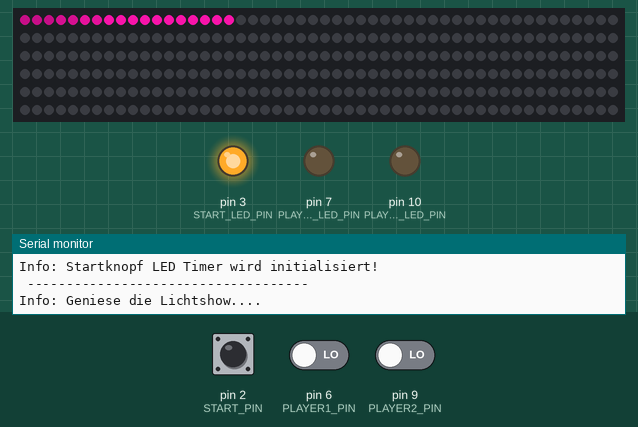
A sketch run on a simulated Arduino Uno, built with avr-gcc and run on an emulated ATmega328P. Parts: 300 RGB LEDs in strip order, left to right, continuing on the next row, output pins drawn as LEDs (lit = HIGH), the last lines printed to the serial monitor. The test bench sets the inputs (shaded band); at power-on: pin 2 (START_PIN) HIGH, pin 6 (PLAYER1_PIN) LOW, pin 9 (PLAYER2_PIN) LOW. Random numbers use the default seed unless the sketch sets one.

Above: at 1.02 s.
1.3 s: pin 2 (START_PIN) pulled LOW for 0.15 s
At 12.1 s:
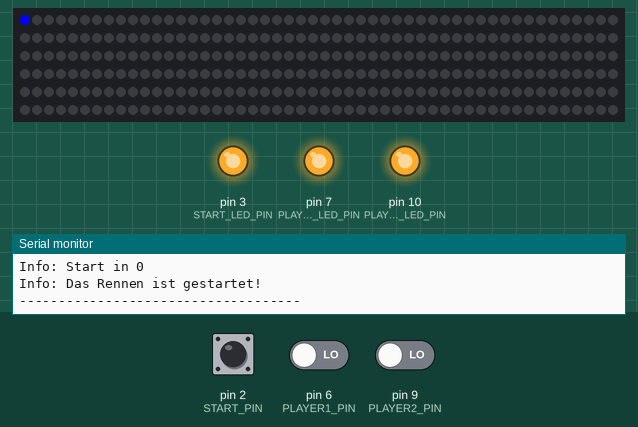
Timing chart, 0 to 13.6 s (numbered marks = the images above; inputs shaded):
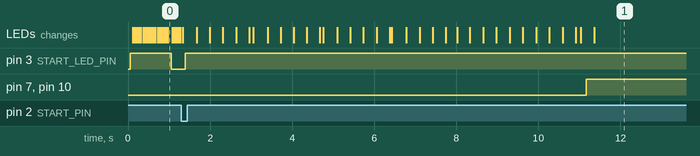

Measured:
- after the input at 1.3 s, pin 7 (PLAYER1_LED_PIN), pin 10 (PLAYER2_LED_PIN): LOW → HIGH after 9.9 s

The sketch:

SFZ_LED_Rennen.ino
```cpp
/*!
****************************************************************************************************
*
*  SFZ LED Rennen
*
*  Das Projekt „SFZ LED Rennen“ entstand, um bei diversen Veranstaltungen,
*  Vorführungen oder beim Tag der offenen Tür eine Attraktion anbieten zu können.
*  Das „SFZ LED Rennen“ soll Anziehungspunkt, Mitmachangebot und Türöffner
*  für Gespräche und Interessierte sein.
*
*  Das Original und die Idee stammt von hier: https://twitter.com/openledrace
*
****************************************************************************************************
*/
#include <FastLED.h>
#include "constants.h"
#include "player.h"
#include "draw.h"

/*------------------------------------------------------------------------------------------------*/
/*!
* \brief     Spieler Objekte
*/
/*------------------------------------------------------------------------------------------------*/
struct Player player1;
struct Player player2;

/*------------------------------------------------------------------------------------------------*/
/*!
* \brief     Konfiguration und Laufzeitdaten
*/
/*------------------------------------------------------------------------------------------------*/
int raceCountdown = 0;
boolean raceFinished = false;
unsigned long raceTimeWinner;
int lastStartPressed = 0;

#define RACE_WAIT_FOR_PLAYERS  (int)0
#define RACE_START_COUNTDOWN   (int)1
#define RACE_IS_RUNNING        (int)2
#define RACE_IS_FINISHED       (int)3
int RaceMode = RACE_WAIT_FOR_PLAYERS;

/*------------------------------------------------------------------------------------------------*/
/*!
* \brief     Blink Pin Konfiguration und Laufzeitdaten
*/
/*------------------------------------------------------------------------------------------------*/
int BlinkLED_Pin = START_LED_PIN;
int BlinkLED_Zustand = LOW;
unsigned long BlinkLED_AlterZeitStempel = 0;
const long BlinkLED_Intervall = 1000;


/*------------------------------------------------------------------------------------------------*/
/*!
*            Arduino Setup
*
*            Wird beim Start des Programms (entweder nach dem uebertragen auf das Board oder
*            nach dem die Stromversorgung angeschlossen wurde) einmalig aufgerufen,
*            um z. B. Pins als Eingang oder Ausgang zu definieren.
*/
/*------------------------------------------------------------------------------------------------*/
void setup() {
  Serial.begin(57600);

  Serial.println(F(" "));
  Serial.println(F(" ------------------------------------"));
  Serial.println(F("    _____ ______ ______ "));
  Serial.println(F("   / ____|  ____|___  / "));
  Serial.println(F("  | (___ | |__     / /  "));
  Serial.println(F("   \\___ \\|  __|   / /   "));
  Serial.println(F("   ____) | |     / /__  "));
  Serial.println(F("  |_____/|_|    /_____| "));
  Serial.println(F(" "));
  Serial.println(F(" ------------------------------------"));

  Serial.println(F("Info: Ready Player One..."));
  initPlayer(&player1, 1, PLAYER1_PIN, PLAYER1_LED_PIN, CRGB::Yellow, CRGB::Red);
  Serial.println(F("Info: Ready Player Two..."));
  initPlayer(&player2, 2, PLAYER2_PIN, PLAYER2_LED_PIN, CRGB::Blue, CRGB::Red);

  Serial.println(F("Info: Die Rennstrecke wird vorbereitet!"));
  setupTrack();

  pinMode(BlinkLED_Pin, OUTPUT);

  attachInterrupt(digitalPinToInterrupt(START_PIN), IRQ_StartNextRace, FALLING);
  pinMode(START_PIN, INPUT);

  Serial.println(F("Info: Startknopf LED Timer wird initialisiert!"));
  setupBlinkLEDTimer();

  Serial.println(F(" ------------------------------------"));
}


/*------------------------------------------------------------------------------------------------*/
/*!
*            Start Interrupt Service Funktion
*
*            Mit Drücken des Start Knopfs wird hier der Start Countdown angezählt!
*/
/*------------------------------------------------------------------------------------------------*/
void IRQ_StartNextRace (void){
  if (RaceMode == RACE_WAIT_FOR_PLAYERS) {
    if ((millis() - lastStartPressed) > 200) {
      raceCountdown = 3;
      RaceMode = RACE_START_COUNTDOWN;
      drawMeteorRainStop();
      lastStartPressed = millis();
    }
  }
}

/*------------------------------------------------------------------------------------------------*/
/*!
*            Blink LED Interrupt Service Funktion
*
*            Diese ISR Funktion wird alle 1s aufgerufen und die blaue
*            LED auf dem Board im Sekunden-Takt ein/aus geschalten.
*/
/*------------------------------------------------------------------------------------------------*/
ISR(TIMER1_COMPA_vect) {
  if (BlinkLED_Zustand == LOW) {
    BlinkLED_Zustand = HIGH;
  } else {
    BlinkLED_Zustand = LOW;
  }
  if (RaceMode == RACE_WAIT_FOR_PLAYERS) {
    digitalWrite(BlinkLED_Pin, BlinkLED_Zustand);
  }
}

/*------------------------------------------------------------------------------------------------*/
/*!
*            Blink LED Timer Setup
*
*            Diese ISR Funktion wird der Timer fuer die Blink LED so konfiguriert,
*            das er alle 1s aufgerufen wird.
*/
/*------------------------------------------------------------------------------------------------*/
void setupBlinkLEDTimer (void) {
  //set timer1 interrupt at 1Hz
  TCCR1A = 0;// set entire TCCR1A register to 0
  TCCR1B = 0;// same for TCCR1B
  TCNT1  = 0;//initialize counter value to 0
  // set compare match register for 1hz increments
  OCR1A = 15624;// = (16*10^6) / (1*1024) - 1 (must be <65536)
  // turn on CTC mode
  TCCR1B |= (1 << WGM12);
  // Set CS12 and CS10 bits for 1024 prescaler
  TCCR1B |= (1 << CS12) | (1 << CS10);
  // enable timer compare interrupt
  TIMSK1 |= (1 << OCIE1A);
}

/*------------------------------------------------------------------------------------------------*/
/*!
*            Arduino Main Loop
*
*            Wird durchgehend immer wieder durchlaufen, solange das Arduino-Board eingeschaltet ist.
*/
/*------------------------------------------------------------------------------------------------*/
void loop() {

  int myRed;
  int myGreen;
  int myBlue;

  switch (RaceMode) {
    case RACE_WAIT_FOR_PLAYERS:

      Serial.println(F("Info: Geniese die Lichtshow...."));
      myRed   = random(0, 255);
      myGreen = random(0, 255);
      myBlue  = random(0, 255);
      drawMeteorRain(myRed, myGreen, myBlue, 10, 64, true, 10);
      Serial.println(F("Info: Die Show ist zu Ende "));
      Serial.println(F("------------------------------------"));
      break;
    case RACE_START_COUNTDOWN:

      Serial.print(F("Info: Start in "));
      Serial.println(raceCountdown);
      /* der Startknopf ist deaktiviert, daher soll die LED auch aus bleiben! */
      digitalWrite(BlinkLED_Pin, HIGH);
      drawCountdown(raceCountdown);
      raceCountdown--;

      if (raceCountdown < 0) {
        RaceMode = RACE_IS_RUNNING;
        startPlayer(&player1);
        startPlayer(&player2);
        raceCountdown = 0;
        Serial.println(F("Info: Das Rennen ist gestartet!"));
        Serial.println(F("------------------------------------"));
      } else {
        delay(100);
      }
      break;
    case RACE_IS_RUNNING:

      /* Tasten abfragen, Geschwindigkeit und Position bestimmen */
      movePlayer(&player1);
      movePlayer(&player2);

      /* Aktuelle Position der LED ausgeben */
      drawPlayer(&player1);
      drawPlayer(&player2);

      if (isRaceFinished()) {
        struct Player winner = findWinner(player1, player2);

        /* Berechne die Bestzeit des Gewinners.... */
        unsigned long curTime = millis();
        raceTimeWinner = curTime - winner.startTime;

        /* Lass die Lichter-Fanfaren erklingen.... */
        drawWinner(&winner);
        delay(5);
        drawWinner(&winner);

        raceFinished = true;
        RaceMode = RACE_IS_FINISHED;

      }
      break;
    case RACE_IS_FINISHED:
      Serial.println(F("Info: Das Rennen ist zu Ende! "));
      Serial.print(F("Info: Die Bestzeit war  "));
      Serial.print(raceTimeWinner);
      Serial.println(F("ms"));
      Serial.println(F("------------------------------------"));

      delay(1500);
      /* Schalte alle LEDs der Rennstrecke für die Lichtshow wieder aus!*/
      drawCountdown(0);

      /* Die LEDs der Spieler wieder einschalten */
      player1.buttonLedState = LOW;
      digitalWrite(player1.buttonLed, player1.buttonLedState);
      player2.buttonLedState = LOW;
      digitalWrite(player2.buttonLed, player2.buttonLedState);

      RaceMode = RACE_WAIT_FOR_PLAYERS;
      break;
    default:
      Serial.print(F("Info: Ups, was tue ich hier?! "));
      RaceMode = RACE_WAIT_FOR_PLAYERS;
      break;
  }

  delay(15);
}

/*------------------------------------------------------------------------------------------------*/
/*!
*            Spieler Initialisierung
*
*            Initalisiert das "Spieler" Objekt
*/
/*------------------------------------------------------------------------------------------------*/
void initPlayer(struct Player *player, int id, int pin, int led, CRGB::HTMLColorCode color, CRGB::HTMLColorCode highSpeedColor) {
  player->id = id;
  player->buttonPin = pin;
  player->buttonLed = led;
  player->buttonLedState = LOW;
  player->buttonState = LOW;
  player->prevPosition = 0;
  player->position = 0;
  player->loop = 0;
  player->speed = 0.0;
  player->isWinner = false;
  player->isOffTrack = false;
  player->blinking = false;
  player->color = color;
  player->highSpeedColor = highSpeedColor;

  pinMode(player->buttonLed, OUTPUT);
  digitalWrite(player->buttonLed, player->buttonLedState);
}

/*------------------------------------------------------------------------------------------------*/
/*!
*            Spieler Startvorbereitung
*
*            Bereitet das "Spieler" Objekt zum Start vor.
*/
/*------------------------------------------------------------------------------------------------*/
void startPlayer(struct Player *player) {

  player->buttonLedState = HIGH;
  player->buttonState = LOW;
  player->prevPosition = 0;
  player->position = 0;
  player->loop = 0;
  player->speed = 0.0;
  player->isWinner = false;
  player->isOffTrack = false;
  player->blinking = false;

  player->startTime = millis();

  digitalWrite(player->buttonLed, player->buttonLedState);

}

/*------------------------------------------------------------------------------------------------*/
/*!
*            Taster Check
*
*            Hier wird nachgesehen, ob der Spieler die Taste nach dem er sie gedrückt hat,
*            ob er diese wieder losgelassen hat.
*/
/*------------------------------------------------------------------------------------------------*/
boolean buttonReleased(struct Player *player) {
  int previousState = player->buttonState;
  player->buttonState = digitalRead(player->buttonPin);

  if (previousState == HIGH && player->buttonState == LOW) {
    return true;
  }

  return false;
}

/*------------------------------------------------------------------------------------------------*/
/*!
*            Spieler Bewegung berechnen
*
*            Hier wird die Geschwindigkeit und Position des LED - Autos bestimmt.
*/
/*------------------------------------------------------------------------------------------------*/
void movePlayer(struct Player *player) {
  if (buttonReleased(player)) {
    player->speed += ACCELERATION; // acceleration

    if (player->isOffTrack) {
      player->blinking = !(player->blinking);
    }
  }

  player->speed -= player->speed * FRICTION;

  if (player->speed < 0) {
    player->speed = 0;
  } else if (player->speed >= MAX_SPEED) {
    player->speed = 0;
    player->isOffTrack = true;
  }

  player->prevPosition = player->position;
  player->position = (int)(player->position + player->speed) % NUM_LEDS;

  if (player->position < player->prevPosition) {
    player->loop += 1;
    //Serial.println("<L, " + (String)(player->id) + ", " + (String)(player->loop) + ">");
  }

  if (player->loop == MAX_LOOPS) {
    player->isWinner = true;
    //Serial.println("<W, " + (String)(player->id) + ", 0>");
  }

  //Serial.println("<P, " + (String)(player->id) + ", " + (String)(player->speed) + ", " + (String)(player->position) + ">");
}

boolean isRaceFinished() {
  return player1.isWinner || player2.isWinner;
}

/*------------------------------------------------------------------------------------------------*/
/*!
*            Finde den Gewinner
*
*            Am Ende des Rennens wird hier geschaut, wer gewonnen hat.
*/
/*------------------------------------------------------------------------------------------------*/
struct Player findWinner(struct Player player1, struct Player player2) {
  if (player1.isWinner) {
    return player1;
  } else if (player2.isWinner) {
    return player2;
  }
}
```

constants.h
```cpp
/*!
****************************************************************************************************
*
*  SFZ LED Rennen
*
*  Das Projekt „SFZ LED Rennen“ entstand, um bei diversen Veranstaltungen,
*  Vorführungen oder beim Tag der offenen Tür eine Attraktion anbieten zu können.
*  Das „SFZ LED Rennen“ soll Anziehungspunkt, Mitmachangebot und Türöffner
*  für Gespräche und Interessierte sein.
*
****************************************************************************************************
*/

#define RACE_SOUND_IS_ENABLED 0

#define ACCELERATION 0.4   /* Beschleunigungsfaktor  */
#define FRICTION     0.03  /* Reibungsfaktor */
#define MAX_SPEED    3.6
#define MAX_LOOPS    5
#define HIGHSPEED    3

#define NUM_LEDS          300  /* 12 */
#define LED_STRIPE_PIN     4
#define START_PIN          2     /* Startknopf um das Rennn zu starten, obacht der muss an einen Interrupt Pin! */
#define START_LED_PIN      3
#define PLAYER1_PIN        6
#define PLAYER1_LED_PIN    7
#define PLAYER2_PIN        9
#define PLAYER2_LED_PIN   10

#define SPEAKER1_PIN      11
#define SPEAKER2_PIN      12
```

draw.h
```cpp
void setupTrack();
void drawCountdown(int countdownStage);
void drawPlayer(struct Player *player);
void drawWinner(struct Player *winner);
void drawPixel(int Pixel, byte red, byte green, byte blue);
void drawFadeToBlack(int ledNo, byte fadeValue);
void drawMeteorRain(byte red, byte green, byte blue, byte meteorSize, byte meteorTrailDecay, boolean meteorRandomDecay, int SpeedDelay);
void drawMeteorRainStop(void);
```

player.h
```cpp
/*!
****************************************************************************************************
*
*  SFZ LED Rennen
*
*  Das Projekt „SFZ LED Rennen“ entstand, um bei diversen Veranstaltungen,
*  Vorführungen oder beim Tag der offenen Tür eine Attraktion anbieten zu können.
*  Das „SFZ LED Rennen“ soll Anziehungspunkt, Mitmachangebot und Türöffner
*  für Gespräche und Interessierte sein.
*
****************************************************************************************************
*/
#include <FastLED.h>

struct Player {
  int id;
  int buttonPin;
  int buttonLed;
  int buttonLedState;
  int buttonState;
  unsigned long startTime;
  int prevPosition;
  int position;
  int loop;
  float speed;
  bool isWinner;
  bool isOffTrack;
  bool blinking;
  CRGB::HTMLColorCode color;
  CRGB::HTMLColorCode highSpeedColor;
};
```

Source omitted: draw.cpp (6717 bytes)
